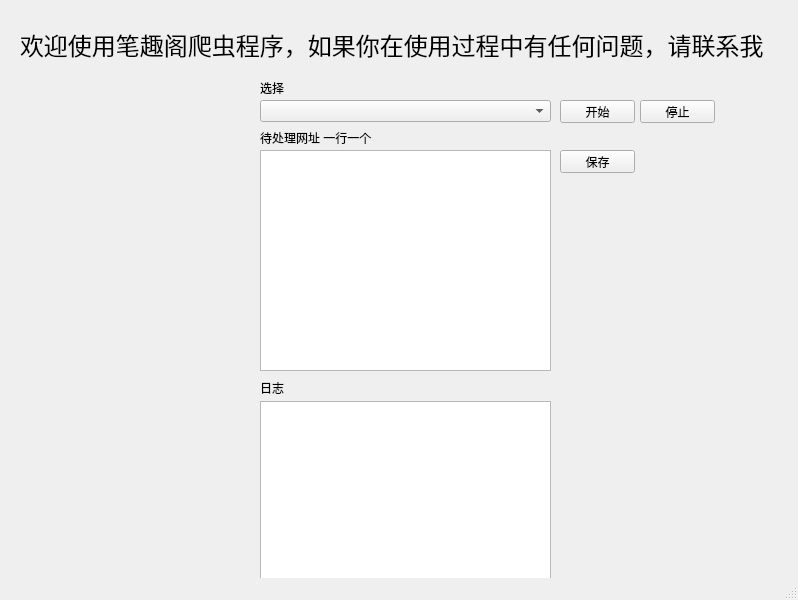
<?xml version="1.0" encoding="UTF-8"?>
<ui version="4.0">
 <class>MainWindow</class>
 <widget class="QMainWindow" name="MainWindow">
  <property name="geometry">
   <rect>
    <x>0</x>
    <y>0</y>
    <width>798</width>
    <height>600</height>
   </rect>
  </property>
  <property name="windowTitle">
   <string>MainWindow</string>
  </property>
  <widget class="QWidget" name="centralwidget">
   <widget class="QComboBox" name="select_url">
    <property name="geometry">
     <rect>
      <x>260</x>
      <y>100</y>
      <width>291</width>
      <height>22</height>
     </rect>
    </property>
   </widget>
   <widget class="QLabel" name="select_lab">
    <property name="geometry">
     <rect>
      <x>260</x>
      <y>80</y>
      <width>31</width>
      <height>16</height>
     </rect>
    </property>
    <property name="text">
     <string>选择</string>
    </property>
   </widget>
   <widget class="QPushButton" name="submit">
    <property name="geometry">
     <rect>
      <x>560</x>
      <y>100</y>
      <width>75</width>
      <height>23</height>
     </rect>
    </property>
    <property name="text">
     <string>开始</string>
    </property>
   </widget>
   <widget class="QTextBrowser" name="log_txt">
    <property name="geometry">
     <rect>
      <x>260</x>
      <y>401</y>
      <width>291</width>
      <height>181</height>
     </rect>
    </property>
    <property name="cursor" stdset="0">
     <cursorShape>IBeamCursor</cursorShape>
    </property>
    <property name="openLinks">
     <bool>true</bool>
    </property>
   </widget>
   <widget class="QLabel" name="pending_lab">
    <property name="geometry">
     <rect>
      <x>260</x>
      <y>130</y>
      <width>121</width>
      <height>16</height>
     </rect>
    </property>
    <property name="text">
     <string>待处理网址 一行一个</string>
    </property>
   </widget>
   <widget class="QLabel" name="log_lab">
    <property name="geometry">
     <rect>
      <x>260</x>
      <y>380</y>
      <width>31</width>
      <height>16</height>
     </rect>
    </property>
    <property name="text">
     <string>日志</string>
    </property>
   </widget>
   <widget class="QLabel" name="label">
    <property name="geometry">
     <rect>
      <x>20</x>
      <y>20</y>
      <width>751</width>
      <height>51</height>
     </rect>
    </property>
    <property name="font">
     <font>
      <family>Abril Fatface</family>
      <pointsize>24</pointsize>
     </font>
    </property>
    <property name="autoFillBackground">
     <bool>false</bool>
    </property>
    <property name="text">
     <string>&lt;html&gt;&lt;head/&gt;&lt;body&gt;&lt;p&gt;&lt;span style=&quot; font-size:18pt;&quot;&gt;欢迎使用笔趣阁爬虫程序，如果你在使用过程中有任何问题，请联系我&lt;/span&gt;&lt;/p&gt;&lt;/body&gt;&lt;/html&gt;</string>
    </property>
    <property name="margin">
     <number>0</number>
    </property>
   </widget>
   <widget class="QTextEdit" name="pendin_urls">
    <property name="geometry">
     <rect>
      <x>260</x>
      <y>150</y>
      <width>291</width>
      <height>221</height>
     </rect>
    </property>
    <property name="lineWidth">
     <number>1</number>
    </property>
    <property name="overwriteMode">
     <bool>false</bool>
    </property>
   </widget>
   <widget class="QPushButton" name="stop">
    <property name="geometry">
     <rect>
      <x>640</x>
      <y>100</y>
      <width>75</width>
      <height>23</height>
     </rect>
    </property>
    <property name="text">
     <string>停止</string>
    </property>
   </widget>
   <widget class="QPushButton" name="saveurl">
    <property name="geometry">
     <rect>
      <x>560</x>
      <y>150</y>
      <width>75</width>
      <height>23</height>
     </rect>
    </property>
    <property name="text">
     <string>保存</string>
    </property>
   </widget>
  </widget>
  <widget class="QStatusBar" name="statusbar"/>
 </widget>
 <resources/>
 <connections/>
</ui>
